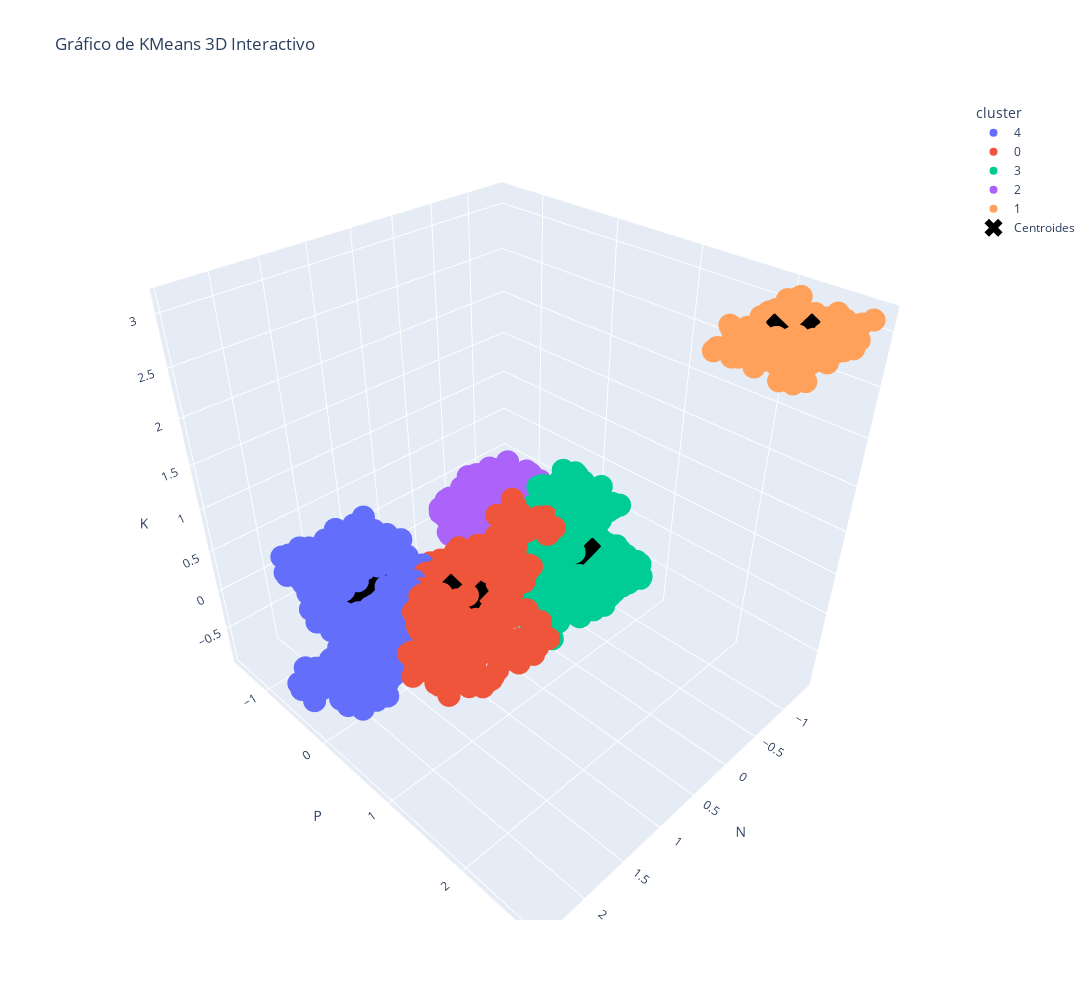

The cell this chart's notebook holds for it:
### Code cell
def clustering(df,col1,col2,col3,color,k):
    xWheat=df[[col1,col2,col3]].copy()
    Nc= range(1, 20)
    kmeans= [KMeans(n_clusters=i, n_init=10) for i in Nc]
    score = [kmeans[i].fit(xWheat).score(xWheat) for i in range(len(kmeans))]
    plt.plot(Nc,score)
    plt.xlabel('NumberofClusters')
    plt.ylabel('Score')
    plt.title('ElbowCurve')
    plt.show()
    kmeans = KMeans(n_clusters=k, n_init=10).fit(xWheat)
    centroids= kmeans.cluster_centers_
    print(centroids)

    xWheat['cluster'] = kmeans.predict(xWheat)
    labels= np.unique(xWheat['cluster'])
    palette= sns.color_palette("husl", len(labels))
    xWheat['cluster']=xWheat['cluster'].astype('category')

    fig = px.scatter_3d(xWheat, x=col1, y=col2, z=col3, color="cluster",title='Gráfico de KMeans 3D Interactivo')
    fig.update_layout(scene=dict(xaxis_title=col1, yaxis_title=col2, zaxis_title=col3), width=1200, height=1000)
    centroid_df = pd.DataFrame(centroids, columns=[col1, col2, col3])
    fig.add_scatter3d(x=centroid_df[col1], y=centroid_df[col2], z=centroid_df[col3],
                      mode='markers', name='Centroides', marker=dict(color='black', symbol='x', size=20))
    
    fig.show()

clustering(xWS_df,'N','P','K','Colores',5)

### Figure 1 — Plotly figure (JSON) as saved in the notebook; plotly's stock layout.template omitted (floating-point values rounded to 4 significant figures; data arrays with more than 128 entries replaced by an {"elided": "..."} marker saying what was removed)
{"data": [{"hovertemplate": "cluster=4<br>N=%{x}<br>P=%{y}<br>K=%{z}<extra></extra>", "legendgroup": "4", "marker": {"color": "#636efa", "symbol": "circle"}, "mode": "markers", "name": "4", "scene": "scene", "showlegend": true, "type": "scatter3d", "x": {"elided": "441 float values"}, "y": {"elided": "441 float values"}, "z": {"elided": "441 float values"}}, {"hovertemplate": "cluster=0<br>N=%{x}<br>P=%{y}<br>K=%{z}<extra></extra>", "legendgroup": "0", "marker": {"color": "#EF553B", "symbol": "circle"}, "mode": "markers", "name": "0", "scene": "scene", "showlegend": true, "type": "scatter3d", "x": {"elided": "451 float values"}, "y": {"elided": "451 float values"}, "z": {"elided": "451 float values"}}, {"hovertemplate": "cluster=3<br>N=%{x}<br>P=%{y}<br>K=%{z}<extra></extra>", "legendgroup": "3", "marker": {"color": "#00cc96", "symbol": "circle"}, "mode": "markers", "name": "3", "scene": "scene", "showlegend": true, "type": "scatter3d", "x": {"elided": "642 float values"}, "y": {"elided": "642 float values"}, "z": {"elided": "642 float values"}}, {"hovertemplate": "cluster=2<br>N=%{x}<br>P=%{y}<br>K=%{z}<extra></extra>", "legendgroup": "2", "marker": {"color": "#ab63fa", "symbol": "circle"}, "mode": "markers", "name": "2", "scene": "scene", "showlegend": true, "type": "scatter3d", "x": {"elided": "466 float values"}, "y": {"elided": "466 float values"}, "z": {"elided": "466 float values"}}, {"hovertemplate": "cluster=1<br>N=%{x}<br>P=%{y}<br>K=%{z}<extra></extra>", "legendgroup": "1", "marker": {"color": "#FFA15A", "symbol": "circle"}, "mode": "markers", "name": "1", "scene": "scene", "showlegend": true, "type": "scatter3d", "x": {"elided": "200 float values"}, "y": {"elided": "200 float values"}, "z": {"elided": "200 float values"}}, {"marker": {"color": "black", "size": 20, "symbol": "x"}, "mode": "markers", "name": "Centroides", "type": "scatter3d", "x": [0.7543, -0.7738, -0.8261, -0.6697, 1.427], "y": [0.1778, 2.426, -0.9341, 0.321, -0.7624], "z": [-0.1325, 2.999, -0.4256, -0.3843, -0.2153]}], "layout": {"height": 1000, "legend": {"title": {"text": "cluster"}, "tracegroupgap": 0}, "scene": {"domain": {"x": [0, 1], "y": [0, 1]}, "xaxis": {"title": {"text": "N"}}, "yaxis": {"title": {"text": "P"}}, "zaxis": {"title": {"text": "K"}}}, "title": {"text": "Gráfico de KMeans 3D Interactivo"}, "width": 1200}}
